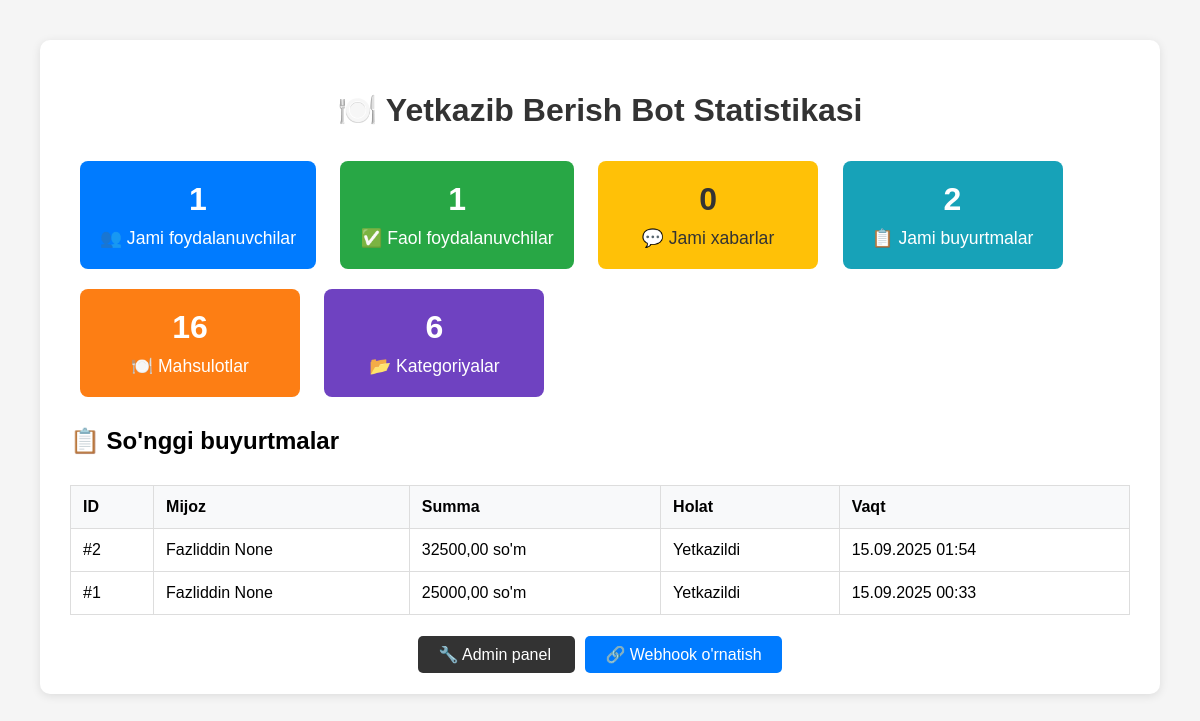
The app's page /bot/stats/ (signed in), older data.
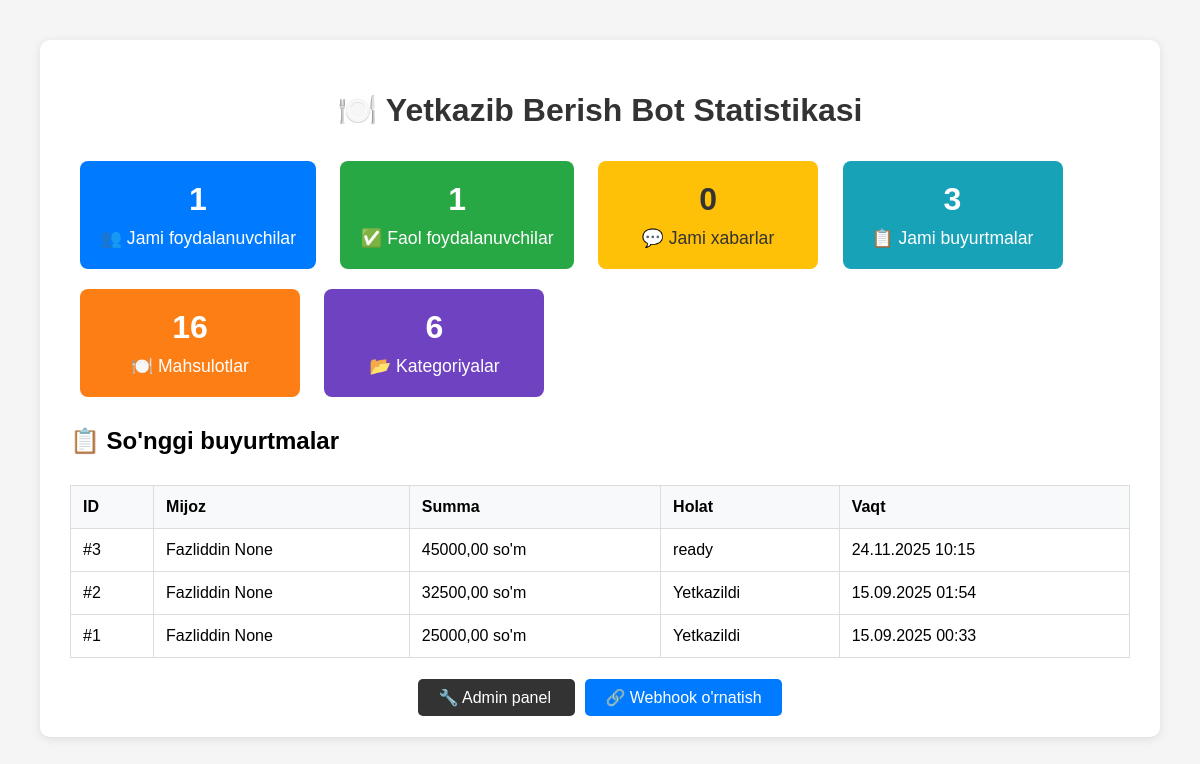
The same page, newer data.
### bot/models.py (models this page shows, shortened)
class Order(models.Model):
    STATUS_CHOICES = [
        ('pending', 'Kutilmoqda'),
        ('confirmed', 'Tasdiqlandi'),
        ('preparing', 'Tayyorlanmoqda'),
        ('delivering', 'Yetkazilmoqda'),
        ('delivered', 'Yetkazildi'),
        ('completed', 'Bajarildi'),
        ('cancelled', 'Bekor qilindi'),
    ]
    PAYMENT_CHOICES = [
        ('cash', 'Naqd pul'),
        ('card', 'Plastik karta'),
        ('online', 'Online to\'lov'),
    ]
    user = models.ForeignKey(TelegramUser, on_delete=models.CASCADE, verbose_name="Foydalanuvchi")
    dormitory = models.ForeignKey('Dormitory', on_delete=models.SET_NULL, blank=True, null=True, verbose_name="Yotoqxona")
    status = models.CharField(max_length=20, choices=STATUS_CHOICES, default='pending', verbose_name="Holat")
    payment_method = models.CharField(max_length=20, choices=PAYMENT_CHOICES, default='cash', verbose_name="To'lov usuli")
    delivery_address = models.TextField(verbose_name="Yetkazib berish manzili")
    room_number = models.CharField(max_length=20, blank=True, null=True, verbose_name="Xona raqami")
    phone_number = models.CharField(max_length=20, verbose_name="Telefon raqam")
    delivery_time = models.DateTimeField(blank=True, null=True, verbose_name="Yetkazib berish vaqti")
    total_amount = models.DecimalField(max_digits=10, decimal_places=2, verbose_name="Umumiy summa")
    delivery_fee = models.DecimalField(max_digits=10, decimal_places=2, default=0, verbose_name="Yetkazib berish haqi")
    notes = models.TextField(blank=True, verbose_name="Izohlar")
    created_at = models.DateTimeField(auto_now_add=True, verbose_name="Buyurtma vaqti")
    updated_at = models.DateTimeField(auto_now=True, verbose_name="Yangilangan vaqt")
    class Meta:
        verbose_name = "Buyurtma"
        verbose_name_plural = "Buyurtmalar"
        ordering = ['-created_at']

class TelegramUser(models.Model):
    user_id = models.BigIntegerField(unique=True, verbose_name="Telegram ID")
    username = models.CharField(max_length=100, blank=True, null=True, verbose_name="Username")
    first_name = models.CharField(max_length=100, blank=True, null=True, verbose_name="Ism")
    last_name = models.CharField(max_length=100, blank=True, null=True, verbose_name="Familiya")
    phone_number = models.CharField(max_length=20, blank=True, null=True, verbose_name="Telefon raqam")
    full_name = models.CharField(max_length=200, blank=True, null=True, verbose_name="To'liq ism")
    age = models.PositiveIntegerField(blank=True, null=True, verbose_name="Yosh")
    dormitory = models.ForeignKey('Dormitory', on_delete=models.SET_NULL, blank=True, null=True, verbose_name="Yotoqxona")
    room_number = models.CharField(max_length=20, blank=True, null=True, verbose_name="Xona raqami")
    is_registered = models.BooleanField(default=False, verbose_name="Ro'yxatdan o'tgan")
    registration_date = models.DateTimeField(blank=True, null=True, verbose_name="Ro'yxatdan o'tgan sana")
    is_active = models.BooleanField(default=True, verbose_name="Faol")
    created_at = models.DateTimeField(auto_now_add=True, verbose_name="Qo'shilgan vaqt")
    class Meta:
        verbose_name = "Foydalanuvchi"
        verbose_name_plural = "Foydalanuvchilar"

### bot/views.py (the view)
# urls.py: path('stats/', views.bot_stats, name='bot_stats'),
@admin_required
def bot_stats(request):
    total_users = TelegramUser.objects.count()
    active_users = TelegramUser.objects.filter(is_active=True).count()
    total_messages = Message.objects.count()
    total_orders = Order.objects.count()
    total_products = Product.objects.count()
    total_categories = Category.objects.count()
    recent_orders = Order.objects.select_related('user').order_by('-created_at')[:10]
    context = {
        'total_users': total_users,
        'active_users': active_users,
        'total_messages': total_messages,
        'total_orders': total_orders,
        'total_products': total_products,
        'total_categories': total_categories,
        'recent_orders': recent_orders,
    }
    return render(request, 'bot/stats.html', context)

### users/models.py (called while the page is built)
    def is_admin_user(self):
        return self.role == self.ADMIN or self.is_superuser

### bot/templates/bot/stats.html (shortened to what this page needs)
<!DOCTYPE html>
<html lang="uz">
<head>
</head>
<body>
    <div class="container">
        <h1>🍽️ Yetkazib Berish Bot Statistikasi</h1>
        <div class="stat-box">
            <div class="stat-number">{{ total_users }}</div>
            <div class="stat-label">👥 Jami foydalanuvchilar</div>
        </div>
        <div class="stat-box" style="background: #28a745;">
            <div class="stat-number">{{ active_users }}</div>
            <div class="stat-label">✅ Faol foydalanuvchilar</div>
        </div>
        <div class="stat-box" style="background: #ffc107; color: #333;">
            <div class="stat-number">{{ total_messages }}</div>
            <div class="stat-label">💬 Jami xabarlar</div>
        </div>
        <div class="stat-box" style="background: #17a2b8;">
            <div class="stat-number">{{ total_orders }}</div>
            <div class="stat-label">📋 Jami buyurtmalar</div>
        </div>
        <div class="stat-box" style="background: #fd7e14;">
            <div class="stat-number">{{ total_products }}</div>
            <div class="stat-label">🍽️ Mahsulotlar</div>
        </div>
        <div class="stat-box" style="background: #6f42c1;">
            <div class="stat-number">{{ total_categories }}</div>
            <div class="stat-label">📂 Kategoriyalar</div>
        </div>
        {% if recent_orders %}
        <h2>📋 So'nggi buyurtmalar</h2>
        <table class="orders-table">
            <thead>
                <tr>
                    <th>ID</th>
                    <th>Mijoz</th>
                    <th>Summa</th>
                    <th>Holat</th>
                    <th>Vaqt</th>
                </tr>
            </thead>
            <tbody>
                {% for order in recent_orders %}
                <tr>
                    <td>#{{ order.id }}</td>
                    <td>{{ order.user.first_name }} {{ order.user.last_name }}</td>
                    <td>{{ order.total_amount }} so'm</td>
                    <td class="status-{{ order.status }}">{{ order.get_status_display }}</td>
                    <td>{{ order.created_at|date:"d.m.Y H:i" }}</td>
                </tr>
                {% endfor %}
            </tbody>
        </table>
        {% endif %}
        <div style="margin-top: 30px; text-align: center;">
            <a href="/admin/" style="background: #333; color: white; padding: 10px 20px; text-decoration: none; border-radius: 5px; margin: 5px;">
                🔧 Admin panel
            </a>
            <a href="/bot/set_webhook/" style="background: #007bff; color: white; padding: 10px 20px; text-decoration: none; border-radius: 5px; margin: 5px;">
                🔗 Webhook o'rnatish
            </a>
        </div>
    </div>
</body>
</html>

Row changes from the older to the newer data that the page shows:
added Order: id "3", user.first_name "Fazliddin", user.last_name "None", total_amount "45000,00", status "ready", created_at "24.11.2025 10:15"
Text that changed along with them:
{{ total_orders }}: "2" → "3"
